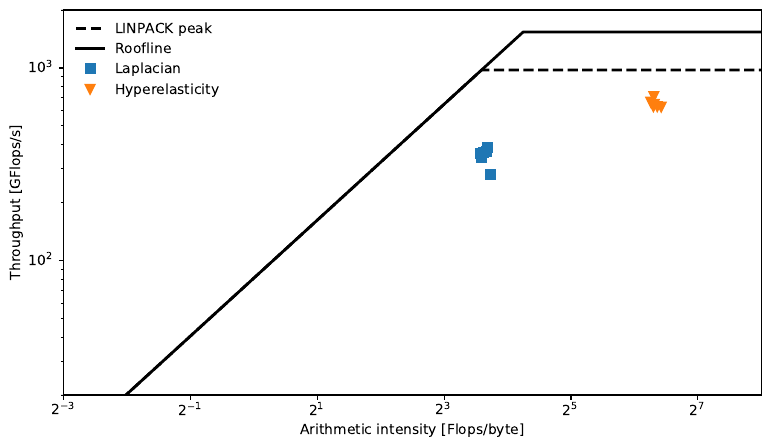

The script that saved this image:
import numpy
import pandas as pd
from matplotlib import pyplot

skylake_naive_laplace = pd.read_csv("data/skylake_laplacian_hex_40_1_ve_gcc.csv")
skylake_vector_laplace = pd.read_csv("data/skylake_laplacian_hex_40_8_ve_gcc.csv")
skylake_naive_helmholtz = pd.read_csv("data/skylake_helmholtz_hex_40_1_ve_gcc.csv")
skylake_vector_helmholtz = pd.read_csv("data/skylake_helmholtz_hex_40_8_ve_gcc.csv")
skylake_naive_hyper = pd.read_csv("data/skylake_hyperelasticity_hex_40_1_ve_gcc.csv")
skylake_vector_hyper = pd.read_csv("data/skylake_hyperelasticity_hex_40_8_ve_gcc.csv")

FONTSIZE = 16
fig = pyplot.figure(figsize=(9, 5), frameon=False)
ax = fig.add_subplot(111)

# ax.set_title("Skylake: automated vectorisation roofline", fontsize=FONTSIZE)
ax.set_xscale("log", base=2)
ax.set_yscale("log", base=10)
ax.set_xlim(2**-3, 2**8)
ax.set_ylim(20, 2000)
ax.set_xlabel("Arithmetic intensity [Flops/byte]")
ax.set_ylabel("Throughput [GFlops/s]")


def add_roofline(BW, FLOPS, label=None, **kwargs):
    xes = [2 ** n for n in range(-6, 9)]
    xes = numpy.insert(xes, numpy.searchsorted(xes, FLOPS / BW), FLOPS / BW)
    yes = [min(FLOPS, BW * x) for x in xes]
    ax.plot(xes, yes, linewidth=2, color="black", zorder=1,
            label=label, **kwargs)


def add_derived_metrics(df):
    df["flop"] = df["add"] + df["sub"] + df["mul"] + df["div"]
    df["ai"] = df["flop"] * df["cell"] / df["byte"]
    df["flop/s"] = df["flop"] * df["cell"] / df["time"]


SKYLAKE_BW = 81.04
SKYLAKE_FLOP = 1536
SKYLAKE_LINPACK = 977

add_roofline(SKYLAKE_BW, SKYLAKE_LINPACK, label="LINPACK peak", linestyle="dashed")
add_roofline(SKYLAKE_BW, SKYLAKE_FLOP, label="Roofline")

for df in [skylake_naive_laplace, skylake_vector_laplace,
           skylake_naive_helmholtz, skylake_vector_helmholtz,
           skylake_naive_hyper, skylake_vector_hyper]:
    add_derived_metrics(df)

# ax.plot(skylake_naive_laplace["ai"], skylake_naive_laplace["flop/s"]/1e9, "o", markersize=7, label="Laplace naive")
ax.plot(skylake_vector_laplace["ai"], skylake_vector_laplace["flop/s"]/1e9, "s", markersize=7, label="Laplacian")

# ax.plot(skylake_naive_helmholtz["ai"], skylake_naive_helmholtz["flop/s"]/1e9, "o", markersize=7, label="Helmholtz naive")
# ax.plot(skylake_vector_helmholtz["ai"], skylake_vector_helmholtz["flop/s"]/1e9, "s", markersize=7, label="Helmholtz vectorised")

# ax.plot(skylake_naive_hyper["ai"], skylake_naive_hyper["flop/s"]/1e9, "^", markersize=7, label="Hyperelasticity naive")
ax.plot(skylake_vector_hyper["ai"], skylake_vector_hyper["flop/s"] / 1e9, "v", markersize=7, label="Hyperelasticity")

legend = ax.legend(loc="best", frameon=False)

fig.savefig("vector-roofline.pdf",
            orientation="landscape",
            transparent=True,
            bbox_inches="tight",
            bbox_extra_artists=[legend])
